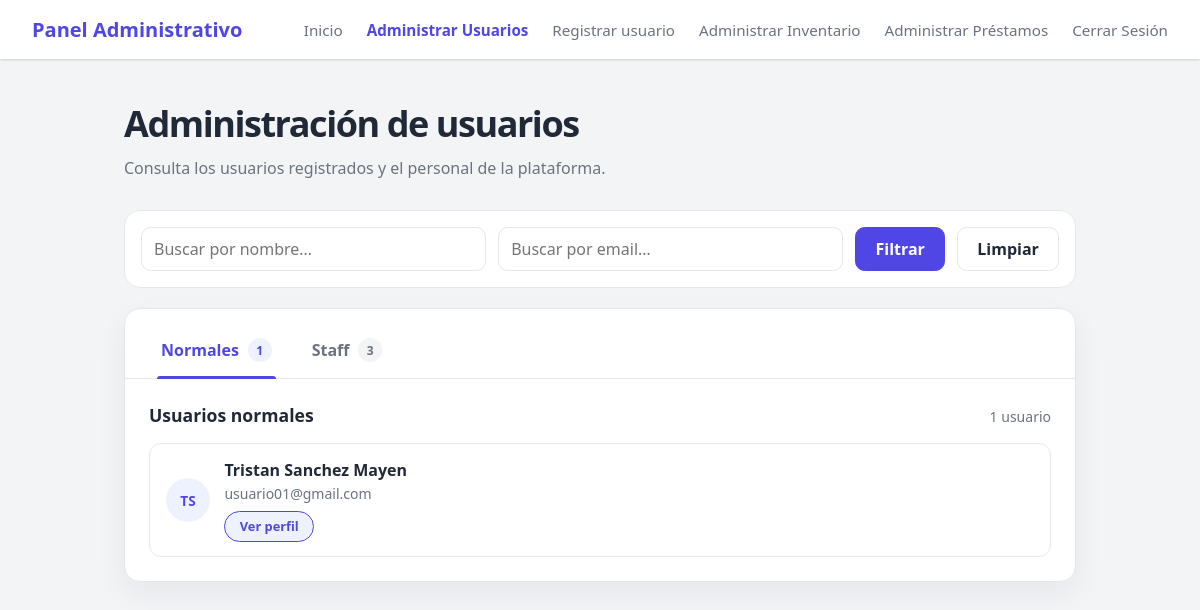
/inicio/admin_usuarios/ (signed in), run on an earlier commit of the app's database.
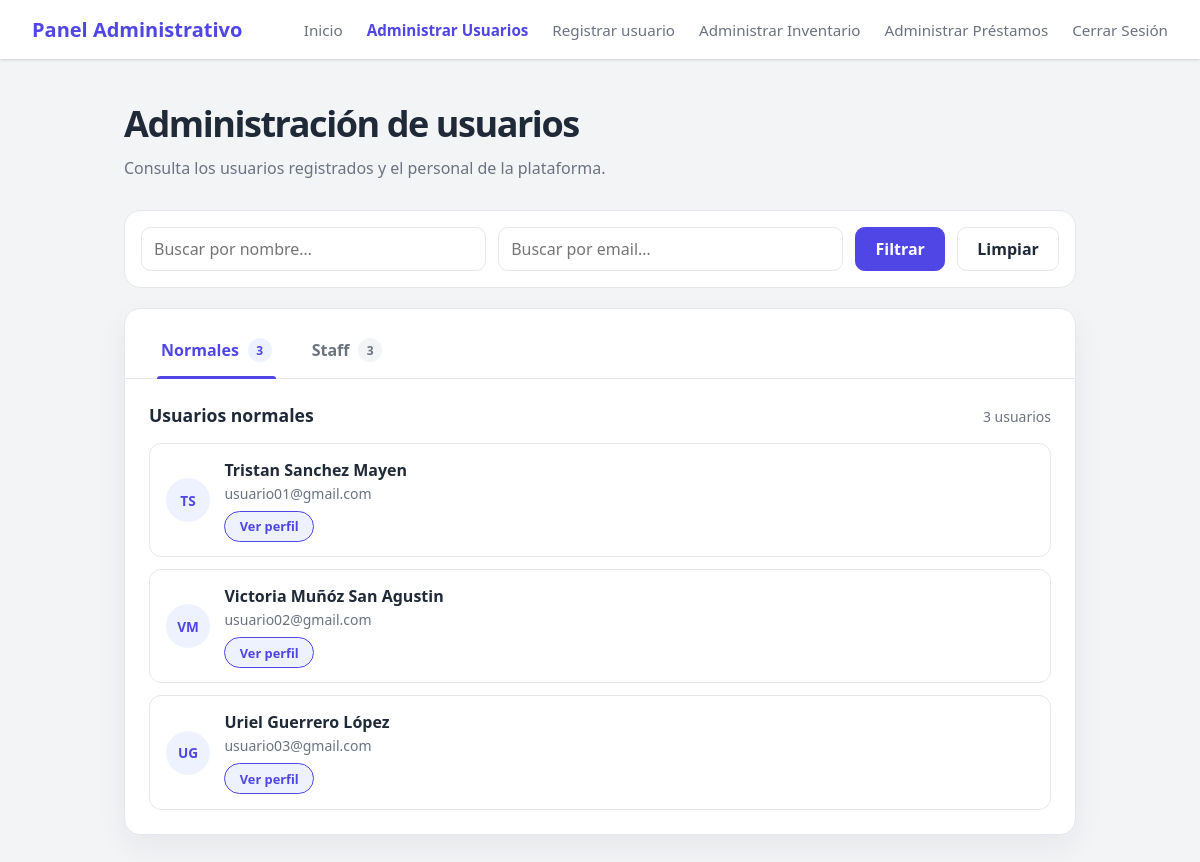
And on a later commit of the database.
### Usuarios/models.py (models this page shows, shortened)
class CustomUser(AbstractBaseUser, PermissionsMixin):
    email = models.EmailField(unique=True)
    nombre = models.CharField(max_length=50)
    apellidos = models.CharField(max_length=50)
    numero_cuenta = models.CharField(max_length=20, blank=True, null=True, verbose_name="Número de Cuenta / Trabajador")
    dependencia = models.ForeignKey('Dependencia', on_delete=models.SET_NULL, null=True, blank=True, verbose_name="Dependencia/Facultad")
    huella_template = models.BinaryField(null=True, blank=True)
    is_active = models.BooleanField(default=True)
    is_staff = models.BooleanField(default=False)
    objects = CustomUserManager()
    USERNAME_FIELD = 'email'
    REQUIRED_FIELDS = ['nombre', 'apellidos']

### Usuarios/views.py (the view)
# urls.py: path('inicio/admin_usuarios/', views.adminUsuariosView.as_view(), name='admin_usuarios'),
class adminUsuariosView(UserPassesTestMixin, TemplateView):
    template_name = 'Usuarios/admin_usuarios.html'
    def get_context_data(self, **kwargs):
        context = super().get_context_data(**kwargs)
        nombre = self.request.GET.get('nombre', '').strip()
        email = self.request.GET.get('email', '').strip()
        if nombre or email:
            usuario = CustomUser.objects.filter(nombre__icontains=nombre, email__icontains=email)
        else:
            usuario = CustomUser.objects.all()
        context['usuarios_normales'] = usuario.filter(is_staff=False)
        context['usuarios_staff'] = usuario.filter(is_staff=True, is_superuser=False)
        return context
    def test_func(self):
        return self.request.user.is_authenticated and self.request.user.is_staff

### Usuarios/Templates/Usuarios/admin_usuarios.html (shortened to what this page needs)
{% extends 'Usuarios/base.html' %}
{% block content %}
    <section class="users-page" aria-labelledby="users-title">
        <header class="users-heading">
            <h1 id="users-title">Administración de usuarios</h1>
            <p>Consulta los usuarios registrados y el personal de la plataforma.</p>
        </header>
        <form class="inv-filters" method="get">
            <input type="search" name="nombre" value="{{ nombre }}" placeholder="Buscar por nombre…" aria-label="Nombre">
            <input type="search" name="email" value="{{ email }}" placeholder="Buscar por email…" aria-label="Email">
            <button type="submit" class="inv-btn primary">Filtrar</button>
            <a href="{% url 'admin_usuarios' %}" class="inv-btn">Limpiar</a>
        </form>
        <div class="users-card">
            <div class="users-tabs" role="tablist" aria-label="Tipos de usuario">
                <button
                    type="button"
                    id="btn-normales"
                    class="users-tab"
                    role="tab"
                    aria-controls="usuarios-normales"
                    aria-selected="true"
                    tabindex="0"
                >
                    Normales
                    <span class="users-count">{{ usuarios_normales|length }}</span>
                </button>
                <button
                    type="button"
                    id="btn-staff"
                    class="users-tab"
                    role="tab"
                    aria-controls="usuarios-staff"
                    aria-selected="false"
                    tabindex="-1"
                >
                    Staff
                    <span class="users-count">{{ usuarios_staff|length }}</span>
                </button>
            </div>
            <section
                id="usuarios-normales"
                class="users-panel"
                role="tabpanel"
                aria-labelledby="btn-normales"
                tabindex="0"
            >
                <div class="users-panel-heading">
                    <h2>Usuarios normales</h2>
                    <p>{{ usuarios_normales|length }} usuario{{ usuarios_normales|length|pluralize }}</p>
                </div>
                {% if usuarios_normales %}
                    <ul class="users-list">
                        {% for usuario in usuarios_normales %}
                            <li class="user-item">
                                <span class="user-avatar" aria-hidden="true">{{ usuario.nombre|first }}{{ usuario.apellidos|first }}</span>
                                <div class="user-details">
                                    <p class="user-name">{{ usuario.nombre }} {{ usuario.apellidos }}</p>
                                    <p class="user-email">{{ usuario.email }}</p>
                                    <a class="user-profile-btn" href="{% url 'perfil_usuario' usuario.id %}">Ver perfil</a>
                                </div>
                            </li>
                        {% endfor %}
                    </ul>
                {% else %}
                    <p class="users-empty">Todavía no hay usuarios normales registrados.</p>
                {% endif %}
            </section>
        </div>
    </section>
{% endblock %}

What changed in the data, as far as the page shows it:
added CustomUser: nombre|first "V", apellidos|first "M", nombre "Victoria", apellidos "Muñóz San Agustin", email "usuario02@gmail.com"
added CustomUser: nombre|first "U", apellidos|first "G", nombre "Uriel", apellidos "Guerrero López", email "usuario03@gmail.com"
Also different on the page:
{{ usuarios_normales|length }}: "1" → "3"
